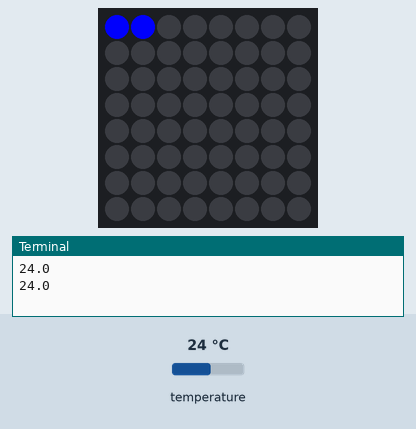
A program run on a simulated Raspberry Pi (BCM pin numbers) with a Sense HAT. Shown: the Sense HAT's 8×8 RGB LED matrix, the last lines printed to the terminal. Inputs (shaded band) come from the test bench; at power-on: temperature 24 °C.

Above: at 1.2 s.
1.3 s: temperature set to 26.2 °C
At 3.4 s:
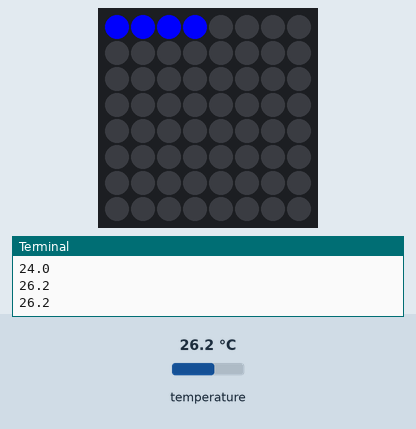
5.4 s: temperature set to 27.4 °C
At 6.8 s:
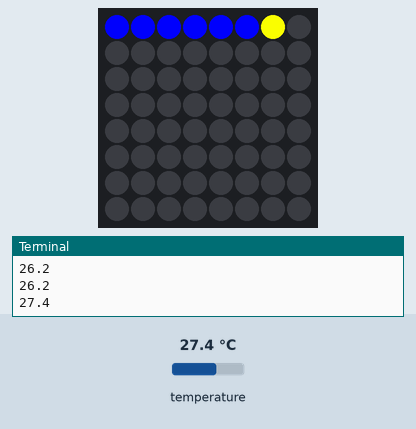
9.5 s: temperature set to 28.4 °C
At 10.4 s:
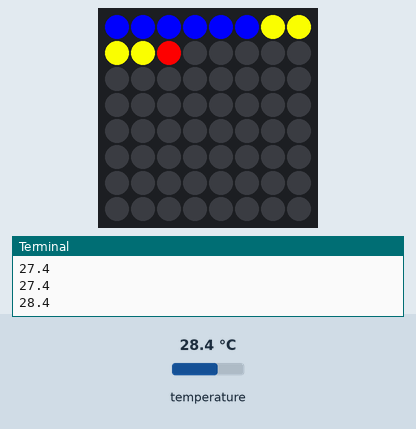
Timing chart, 0 to 12.5 s (numbered marks = the images above; inputs shaded):
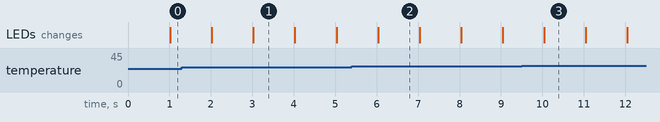

The program:

TestPythonScript.py
```python
from sense_hat import SenseHat
import time

sense = SenseHat()

sense.clear((0,0,0))

r = 175
g = 31
b = 159

for y in range(0,8):
        for x in range(0,8):
                temp = sense.get_temperature()
                print(temp)
                if temp < 27:
                        r=0
                        g=0
                        b=255
                elif temp>=27 and temp <= 28:
                        r=255
                        g=255
                        b=0
                elif temp >28:
                        r=255
                        g=0
                        b=0
                sense.set_pixel(x,y,(r,g,b))
                time.sleep(1)

time.sleep(5)
sense.clear()

#sense.set_pixel(2,2,(r,g,b))
#sense.set_pixel(5,2,(r,g,b))
#sense.set_pixel(1,4,(r,g,b))
#sense.set_pixel(6,4,(r,g,b))
#sense.set_pixel(2,5,(r,g,b))
#sense.set_pixel(3,5,(r,g,b))
#sense.set_pixel(4,5,(r,g,b))
#sense.set_pixel(5,5,(r,g,b))
```

Measured:
- the behaviour switches between 26.9 and 27 °C on temperature (found by bisection; images 1 and 2)
- the behaviour switches between 28 and 28.1 °C on temperature (found by bisection; images 2 and 3)
- after the input at 5.4 s, the LEDs: change after 0.63 s (image 2)
- after the input at 9.5 s, the LEDs: change after 0.54 s (image 3)
